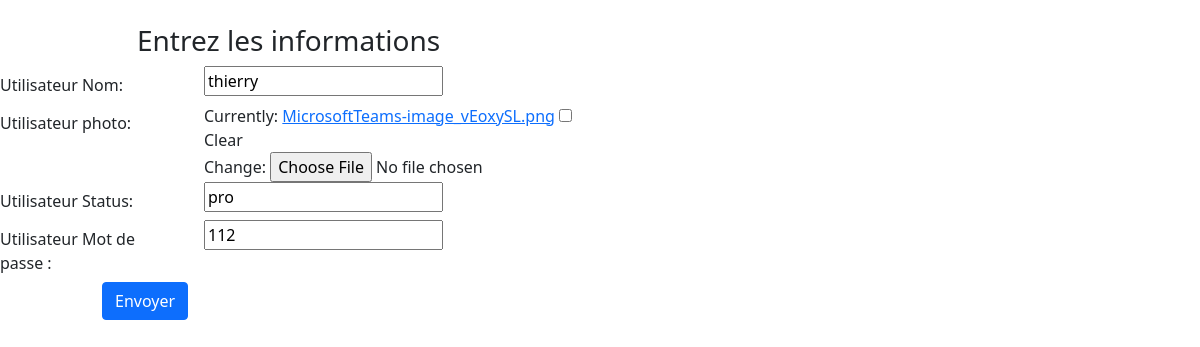
Page /update/5 on the committed database.
### crud/models.py (models this page shows, shortened)
class Utilisateurs (models.Model):
    nom = models.CharField (max_length = 200)
    image = models.ImageField (blank= True, default='pp.png')
    status = models.CharField (max_length = 30)
    mot_de_passe = models.CharField(max_length = 20, unique = True)
    class Meta:
        db_table = 'Utilisateurs'
        """managed = True
        verbose_name = 'ModelName'
        verbose_name_plural = 'ModelNames' """

### crud/views.py (the view)
def update(request, id):
    utilisateurs = Utilisateurs.objects.get(id=id)
    form = UtilisateursForm( instance = utilisateurs)
    if request.method == 'POST':
        form = UtilisateursForm(request.POST, request.FILES,instance = utilisateurs)
        if form.is_valid():
            form.save()
            return redirect("../")
    return render(request, 'index.html', {'utilisateurs': utilisateurs, 'form': form})

### crud/forms.py
class UtilisateursForm (forms.ModelForm):
    class Meta:
        model = Utilisateurs
        fields = "__all__"

### crud/templates/index.html (shortened to what this page needs)
<!DOCTYPE html>
<html lang="en">
<head>
    {% load static %}
    <link rel="stylesheet" href="{% static 'style/style.css' %}"/>
    <link rel="stylesheet" href="{% static 'dist/css/bootstrap.min.css' %}" >
</head>
<body>
<form method="POST" enctype="multipart/form-data" class="post-form" >
    <div class="container">
<br>
    <div class="form-group row">
    <label class="col-sm-1 col-form-label"></label>
    <div class="col-sm-4">
    <h3>Entrez les informations </h3>
    </div>
  </div>
  </div>
  <div class="form-group row">
    <label class="col-sm-2 col-form-label">Utilisateur Nom:</label>
    <div class="col-sm-4">
      {{ form.nom }}
    </div>
  </div>
  <div class="form-group row">
    <label class="col-sm-2 col-form-label">Utilisateur photo:</label>
    <div class="col-sm-4">
      {{ form.image }}
    </div>
  </div>
  <div class="form-group row">
    <label class="col-sm-2 col-form-label">Utilisateur Status:</label>
    <div class="col-sm-4">
      {{ form.status }}
    </div>
  </div>
    <div class="form-group row">
    <label class="col-sm-2 col-form-label">Utilisateur Mot de passe :</label>
    <div class="col-sm-4">
      {{ form.mot_de_passe }}
    </div>
  </div>
  <div class="form-group row">
    <label class="col-sm-1 col-form-label"></label>
    <div class="col-sm-4">
    <button type="submit" class="btn btn-primary">Envoyer </button>
    </div>
  </div>
</form>
</body>
</html>

### static/style/style.css (style rules this page uses)
body { font:12px/1.4 Verdana,Arial; background:#eee; height:100%; margin:25px 0; padding:0 }

### rows in the picture
Utilisateurs: nom "thierry", status "pro", mot_de_passe "112"
